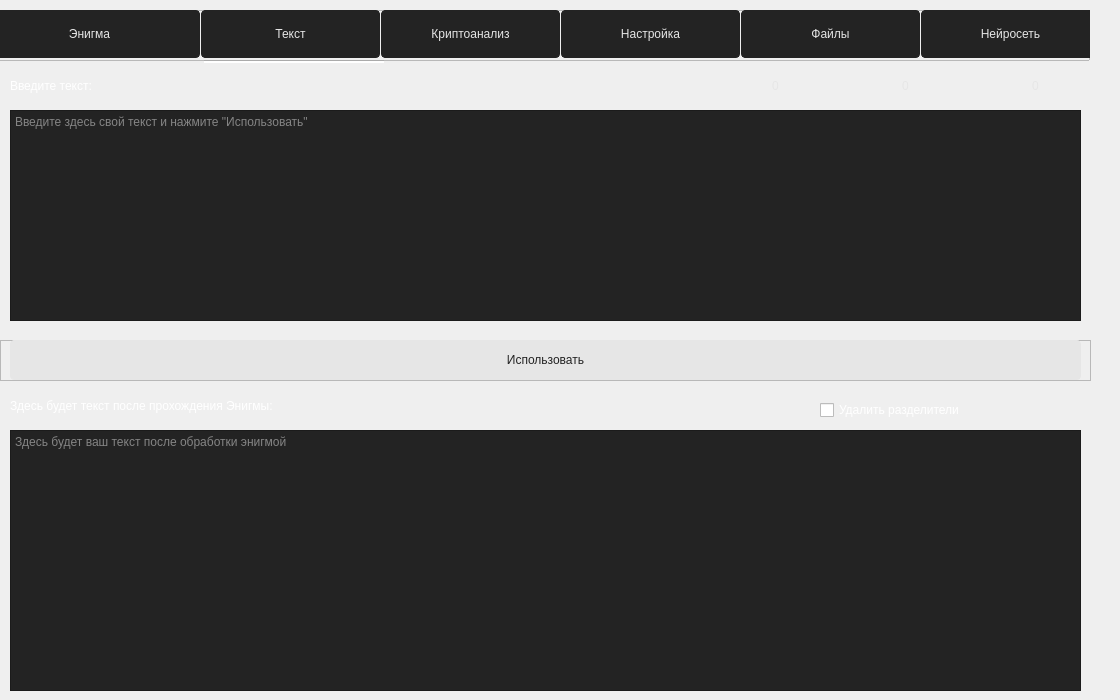
    <widget class="QWidget" name="tab_2">
     <attribute name="title">
      <string>Расшифрование</string>
     </attribute>
     <widget class="QFrame" name="frame_2">
      <property name="geometry">
       <rect>
        <x>-21</x>
        <y>10</y>
        <width>1111</width>
        <height>51</height>
       </rect>
      </property>
      <property name="styleSheet">
       <string notr="true">QPushButton{
	border: 1px solid rgb(35, 35, 35);
	background-color: rgb(35, 35, 35);
	border-radius: 4px;
	color: rgb(230, 230, 230);
}

QPushButton:hover{
	background-color: rgb(0, 65, 65);
	border: 1px solid rgb(0, 35, 35);
}
QPushButton:pressed{
	background-color: rgb(0, 35, 35);
	border: 1px solid rgb(0, 15, 15);
}</string>
      </property>
      <property name="frameShape">
       <enum>QFrame::StyledPanel</enum>
      </property>
      <property name="frameShadow">
       <enum>QFrame::Raised</enum>
      </property>
      <widget class="QWidget" name="horizontalLayoutWidget_2">
       <property name="geometry">
        <rect>
         <x>0</x>
         <y>0</y>
         <width>1121</width>
         <height>51</height>
        </rect>
       </property>
       <layout class="QHBoxLayout" name="horizontalLayout_2">
        <property name="spacing">
         <number>1</number>
        </property>
        <property name="sizeConstraint">
         <enum>QLayout::SetMaximumSize</enum>
        </property>
        <property name="leftMargin">
         <number>0</number>
        </property>
        <item>
         <widget class="QPushButton" name="pushButton_3">
          <property name="minimumSize">
           <size>
            <width>221</width>
            <height>48</height>
           </size>
          </property>
          <property name="text">
           <string>Энигма</string>
          </property>
         </widget>
        </item>
        <item>
         <widget class="QPushButton" name="pushButton_5">
          <property name="minimumSize">
           <size>
            <width>0</width>
            <height>48</height>
           </size>
          </property>
          <property name="text">
           <string>Текст</string>
          </property>
         </widget>
        </item>
        <item>
         <widget class="QPushButton" name="pushButton_11">
          <property name="minimumSize">
           <size>
            <width>0</width>
            <height>48</height>
           </size>
          </property>
          <property name="styleSheet">
           <string notr="true"/>
          </property>
          <property name="text">
           <string>Криптоанализ</string>
          </property>
         </widget>
        </item>
        <item>
         <widget class="QPushButton" name="pushButton_27">
          <property name="minimumSize">
           <size>
            <width>0</width>
            <height>48</height>
           </size>
          </property>
          <property name="text">
           <string>Настройка</string>
          </property>
         </widget>
        </item>
        <item>
         <widget class="QPushButton" name="pushButton_6">
          <property name="minimumSize">
           <size>
            <width>0</width>
            <height>48</height>
           </size>
          </property>
          <property name="text">
           <string>Файлы</string>
          </property>
         </widget>
        </item>
        <item>
         <widget class="QPushButton" name="pushButton_17">
          <property name="minimumSize">
           <size>
            <width>0</width>
            <height>48</height>
           </size>
          </property>
          <property name="styleSheet">
           <string notr="true"/>
          </property>
          <property name="text">
           <string>Нейросеть</string>
          </property>
         </widget>
        </item>
       </layout>
      </widget>
     </widget>
     <widget class="Line" name="line_2">
      <property name="geometry">
       <rect>
        <x>204</x>
        <y>60</y>
        <width>180</width>
        <height>3</height>
       </rect>
      </property>
      <property name="styleSheet">
       <string notr="true">background-color: rgb(255, 255, 255);</string>
      </property>
      <property name="orientation">
       <enum>Qt::Horizontal</enum>
      </property>
     </widget>
     <widget class="QLabel" name="label_3">
      <property name="geometry">
       <rect>
        <x>10</x>
        <y>70</y>
        <width>1081</width>
        <height>31</height>
       </rect>
      </property>
      <property name="styleSheet">
       <string notr="true">color: rgb(255, 255, 255);</string>
      </property>
      <property name="text">
       <string>Введите текст:</string>
      </property>
     </widget>
     <widget class="QLabel" name="label_5">
      <property name="geometry">
       <rect>
        <x>10</x>
        <y>390</y>
        <width>1081</width>
        <height>31</height>
       </rect>
      </property>
      <property name="styleSheet">
       <string notr="true">color: rgb(255, 255, 255);</string>
      </property>
      <property name="text">
       <string>Здесь будет текст после прохождения Энигмы:</string>
      </property>
     </widget>
     <widget class="QFrame" name="frame_14">
      <property name="geometry">
       <rect>
        <x>0</x>
        <y>340</y>
        <width>1091</width>
        <height>41</height>
       </rect>
      </property>
      <property name="styleSheet">
       <string notr="true">QPushButton{
	border: 1px solid rgb(230, 230, 230);
	background-color: rgb(230, 230, 230);
	border-radius: 4px;
	color: rgb(35, 35, 35);
}

QPushButton:hover{
	background-color: rgb(0, 65, 65);
	border: 1px solid rgb(0, 35, 35);
}
QPushButton:pressed{
	color: rgb(255, 255, 255);
	background-color: rgb(0, 35, 35);
	border: 1px solid rgb(0, 15, 15);
}</string>
      </property>
      <property name="frameShape">
       <enum>QFrame::StyledPanel</enum>
      </property>
      <property name="frameShadow">
       <enum>QFrame::Raised</enum>
      </property>
      <widget class="QPushButton" name="pushButton_34">
       <property name="geometry">
        <rect>
         <x>10</x>
         <y>0</y>
         <width>1071</width>
         <height>40</height>
        </rect>
       </property>
       <property name="minimumSize">
        <size>
         <width>0</width>
         <height>40</height>
        </size>
       </property>
       <property name="styleSheet">
        <string notr="true"/>
       </property>
       <property name="text">
        <string>Использовать</string>
       </property>
      </widget>
     </widget>
     <widget class="QPlainTextEdit" name="plainTextEdit_5">
      <property name="geometry">
       <rect>
        <x>10</x>
        <y>110</y>
        <width>1071</width>
        <height>211</height>
       </rect>
      </property>
      <property name="styleSheet">
       <string notr="true">color: rgb(230, 230, 230);
font: 16pt &quot;Consolas&quot;;
background-color: rgb(35, 35, 35);</string>
      </property>
      <property name="placeholderText">
       <string>Введите здесь свой текст и нажмите &quot;Использовать&quot;</string>
      </property>
     </widget>
     <widget class="QPlainTextEdit" name="plainTextEdit_6">
      <property name="geometry">
       <rect>
        <x>10</x>
        <y>430</y>
        <width>1071</width>
        <height>261</height>
       </rect>
      </property>
      <property name="styleSheet">
       <string notr="true">color: rgb(230, 230, 230);
font: 16pt &quot;Consolas&quot;;
background-color: rgb(35, 35, 35);</string>
      </property>
      <property name="placeholderText">
       <string>Здесь будет ваш текст после обработки энигмой</string>
      </property>
     </widget>
     <widget class="QCheckBox" name="checkBox">
      <property name="geometry">
       <rect>
        <x>820</x>
        <y>400</y>
        <width>251</width>
        <height>20</height>
       </rect>
      </property>
      <property name="styleSheet">
       <string notr="true">color: rgb(255, 255, 255);</string>
      </property>
      <property name="text">
       <string>Удалить разделители</string>
      </property>
     </widget>
     <widget class="QLabel" name="label_27">
      <property name="enabled">
       <bool>true</bool>
      </property>
      <property name="geometry">
       <rect>
        <x>1000</x>
        <y>70</y>
        <width>71</width>
        <height>31</height>
       </rect>
      </property>
      <property name="styleSheet">
       <string notr="true">color: rgb(230, 230, 230);
font: 10pt &quot;NSimSun&quot;;</string>
      </property>
      <property name="text">
       <string>0</string>
      </property>
      <property name="alignment">
       <set>Qt::AlignCenter</set>
      </property>
     </widget>
     <widget class="QLabel" name="label_28">
      <property name="enabled">
       <bool>true</bool>
      </property>
      <property name="geometry">
       <rect>
        <x>740</x>
        <y>70</y>
        <width>71</width>
        <height>31</height>
       </rect>
      </property>
      <property name="styleSheet">
       <string notr="true">color: rgb(230, 230, 230);
font: 10pt &quot;NSimSun&quot;;</string>
      </property>
      <property name="text">
       <string>0</string>
      </property>
      <property name="alignment">
       <set>Qt::AlignCenter</set>
      </property>
     </widget>
     <widget class="QLabel" name="label_29">
      <property name="enabled">
       <bool>true</bool>
      </property>
      <property name="geometry">
       <rect>
        <x>870</x>
        <y>70</y>
        <width>71</width>
        <height>31</height>
       </rect>
      </property>
      <property name="styleSheet">
       <string notr="true">color: rgb(230, 230, 230);
font: 10pt &quot;NSimSun&quot;;</string>
      </property>
      <property name="text">
       <string>0</string>
      </property>
      <property name="alignment">
       <set>Qt::AlignCenter</set>
      </property>
     </widget>
    </widget>
